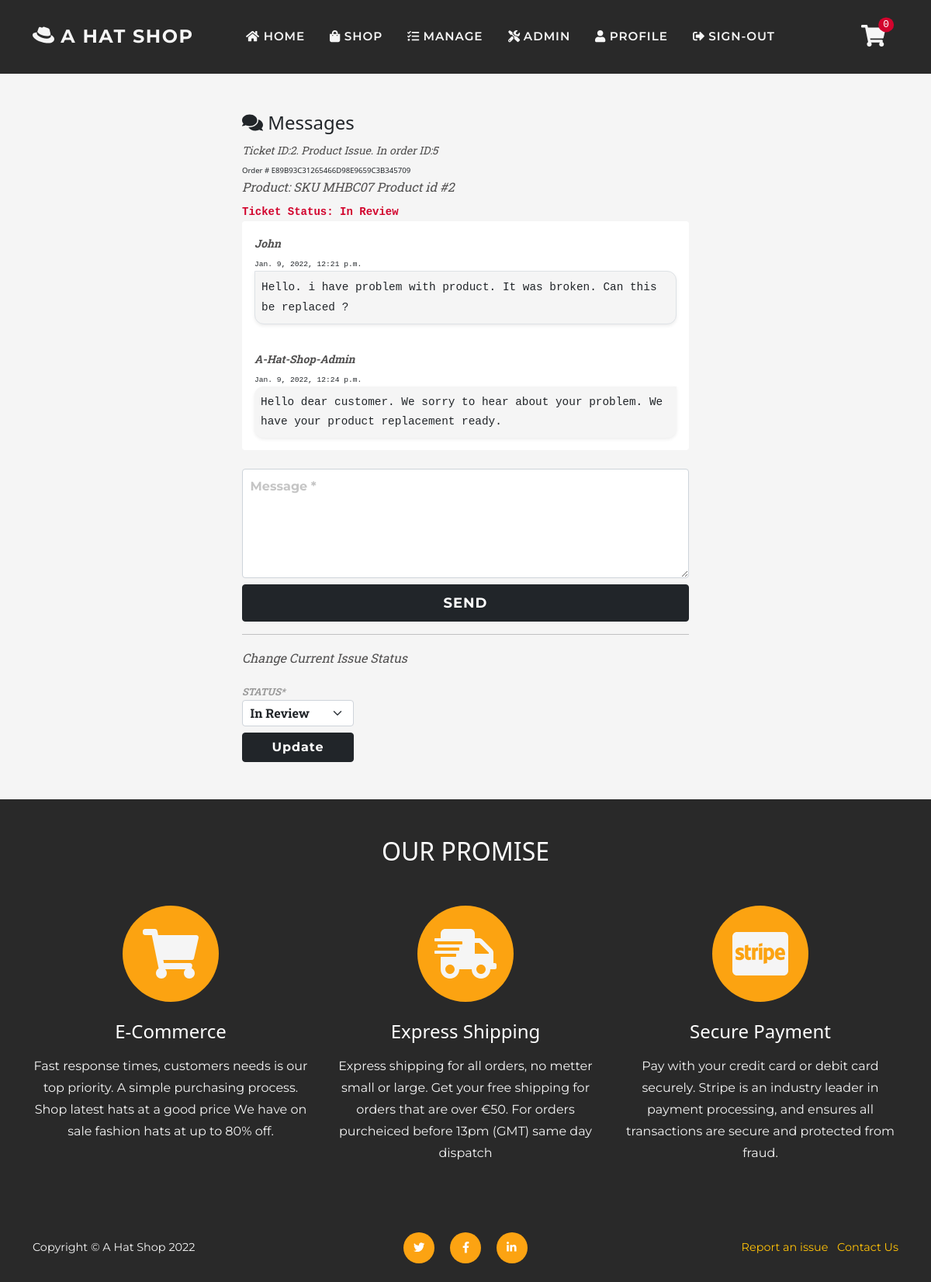
The app's page /support/message/2 (signed in) with its own data.
### support/models.py (models this page shows, shortened)
class CustomerSuport(models.Model):
    SUBMITTED = 'Submitted'
    REVIEW = 'In Review'
    RESOLVED = 'Resolved'
    SELECT = 'Select'
    ORDER = 'Order'
    PRODUCT = 'Product'
    ACCOUNT = 'Account'
    ISSUE_CHOICES = [
        (SELECT, 'Select'),
        (ORDER, 'Order'),
        (PRODUCT, 'Product'),
        (ACCOUNT, 'Account'),
    ]
    STATUS_CHOICES = [
        (SUBMITTED, 'Submitted'),
        (REVIEW, 'In Review'),
        (RESOLVED, 'Resolved'),
    ]
    status = models.CharField(
        max_length=60, default=SUBMITTED,
        choices=STATUS_CHOICES)
    user_profile = models.ForeignKey(
        User, on_delete=models.CASCADE,
        related_name='user_support')
    issue = models.CharField(
        max_length=60, default=SELECT,
        choices=ISSUE_CHOICES)
    message = models.TextField(max_length=500)
    order_line = models.ForeignKey(
        OrderLine, on_delete=models.CASCADE,
        related_name='orderline_support', null=True)
    order = models.ForeignKey(
        Order, on_delete=models.CASCADE,
        related_name='order_support', null=True)
    date = models.DateTimeField(auto_now_add=True)
    def __str__(self):
        return f'Ticket ID:{self.id}.\
        {self.issue} Issue. In order ID:{self.order.id}'

class Message(models.Model):
    thread = models.ForeignKey(
        CustomerSuport, null=False, blank=False,
        on_delete=models.CASCADE, related_name='messages_thread')
    user = models.ForeignKey(
        User, null=False, blank=False,
        on_delete=models.CASCADE, related_name="sender")
    message = models.TextField(max_length=500)
    timestamp = models.DateTimeField(auto_now_add=True)
    unread = models.BooleanField(default=True)

### checkout/models.py (models this page shows, shortened)
class Order(models.Model):
    SUBMITTED = 'Submitted'
    PAYMENT = 'Payment received'
    PROCESSED = 'Proccessed'
    SHIPPED = 'Shipped'
    CANCELLED = 'Cancelled'
    COMPLETED = 'Completed'
    ORDER_STATUS = [
        (SUBMITTED, 'Submitted'),
        (PAYMENT, 'Payment received'),
        (PROCESSED, 'Proccessed'),
        (SHIPPED, 'Shipped'),
        (CANCELLED, 'Cancelled'),
        (COMPLETED, 'Completed'),
    ]
    date = models.DateTimeField(auto_now_add=True)
    status = models.CharField(
        max_length=50, default=SUBMITTED, choices=ORDER_STATUS)
    order_number = models.CharField(
        max_length=32, null=False, editable=False)
    total = models.DecimalField(
        max_digits=10, decimal_places=2, default=0)
    delivery = models.DecimalField(
        max_digits=6, decimal_places=2, default=0)
    items = models.TextField(
        null=False, blank=False, default='')
    stripe_pid = models.CharField(
        max_length=254, null=False, blank=False, default='')
    paid = models.BooleanField(default=False)
    user_profile = models.ForeignKey(
        User, on_delete=models.SET_NULL,
        null=True, blank=True, related_name='orders')
    full_name = models.CharField(max_length=50)
    email = models.EmailField(max_length=50)
    shipping_name = models.CharField(max_length=50)
    address_line_1 = models.CharField(max_length=100)
    address_line_2 = models.CharField(max_length=100, blank=True)
    city = models.CharField(max_length=60)
    county = models.CharField(max_length=60, blank=True)
    postcode = models.CharField(max_length=30, blank=True)
    country = CountryField(blank_label='Country')

class OrderLine(models.Model):
    product = models.ForeignKey(Product, on_delete=models.CASCADE)
    quantity = models.IntegerField(default=1)
    order = models.ForeignKey(Order, on_delete=models.CASCADE,
                              related_name='lineitems')
    product_total = models.DecimalField(
        max_digits=6, decimal_places=2, editable=False, default=0)
    def __str__(self):
        return f'SKU {self.product.sku} Product id #{self.product.id}'

### shop/models.py (models this page shows, shortened)
class Product(models.Model):
    sku = models.CharField(max_length=60)
    category = models.ForeignKey(
        'Category', null=True, blank=True,
        on_delete=models.SET_NULL)
    style = models.CharField(max_length=60)
    color = models.CharField(max_length=60)
    name = models.CharField(max_length=60)
    description = models.TextField(max_length=250)
    price = models.DecimalField(
        max_digits=6, decimal_places=2)
    image = models.ImageField(null=True, blank=True)
    sale = models.BooleanField(default=False)
    sale_price = models.DecimalField(
        max_digits=6, decimal_places=2,
        null=True, blank=True)
    item_count = models.IntegerField(
        blank=False, null=False, default=0)
    rating = models.DecimalField(
        max_digits=6, decimal_places=2,
        null=True, blank=True)
    rating_counter = models.PositiveSmallIntegerField(default=0)

### support/views.py (the view, shortened to what this page needs)
# urls.py: path('message/<issue_id>', views.messages_view, name='messages_view'),
@login_required
def messages_view(request, issue_id):
    issue = get_object_or_404(CustomerSuport, pk=issue_id)
    profile = request.user
    if not profile.is_superuser:
        status_form = None
        if not issue.user_profile == profile:
            messages.error(request, 'Error loading support ticket')
            return redirect(reverse('home'))
    else:
        status_form = IssueStatusForm(
            instance=issue, data=request.POST or None)
    all_messages = Message.objects.all()
    thread_messages = all_messages.filter(thread=issue)
    if 'unread' in request.GET:
        for message in thread_messages:
            message.unread = request.GET['unread']
            message.save()
    form = MessageForm()
    context = {
        'thread_messages': thread_messages,
        'status_form': status_form,
        'issue': issue,
        'form': form,
    }
    return render(request, 'messages/messages.html', context)

### support/forms.py
class IssueStatusForm(forms.ModelForm):
    prefix = 'issue_status'
    class Meta:
        model = CustomerSuport
        fields = ('status',)
    def __init__(self, *args, **kwargs):
        super().__init__(*args, **kwargs)
        for field in self.fields:
            self.fields[field].widget.attrs['class'] = 'py-1'

class MessageForm(forms.ModelForm):
    prefix = 'mesage'
    class Meta:
        model = Message
        fields = ('message',)
    def __init__(self, *args, **kwargs):
        super().__init__(*args, **kwargs)
        for field in self.fields:
            if self.fields[field].required:
                placeholder = f'{self.fields[field].label} *'
            self.fields[field].widget.attrs['placeholder'] = placeholder
            self.fields[field].label = False

### cart/contexts.py (called while the page is built, shortened)
def cart_contents(request):
    cart_items = []
    total = 0
    before = 0
    item_count = 0
    availability = 0
    cart = request.session.get('cart', {})
    if total < 50:
        delivery = total * Decimal(10 / 100)
        free_deivery = 50 * total
    else:
        delivery = 0
        free_deivery = 0
    delivery = round(delivery, 2)
    grand_total = delivery + total
    grand_total = round(grand_total, 2)
    context = {
        'cart_items': cart_items,
        'total': total,
        'before': before,
        'item_count': item_count,
        'delivery': delivery,
        'free_deivery': free_deivery,
        'deivery_treshold': 10,
        'grand_total': grand_total,
    }
    return context

### reviews/contexts.py (called while the page is built)
def review_context(request):
    review_items = ProductReview.objects.all()
    context = {
        'review_items': review_items,
    }
    return context

### support/contexts.py (called while the page is built, shortened)
def message_context(request):
    unread_messages_count = 0
    user_messages = None
    all_messages = Message.objects.all()
    if request.user.is_authenticated:
        profile = request.user
        user_messages = []
        if not request.user.is_superuser:
            if all_messages:
                issues = profile.user_support.all().exclude(status='Resolved')
        else:
            issues = CustomerSuport.objects.all()
        filtered_mesages = all_messages.exclude(
            user=profile).exclude(unread=False)
    context = {
        'unread_messages_count': unread_messages_count,
        'user_messages': user_messages,
    }
    return context

### support/templates/messages/messages.html (shortened to what this page needs)
{% extends 'base.html' %}
{% load static %}
{% load thumbnail %}
{% block page_header %}
<header class="py-5">
</header>
{% endblock %}
{% block content %}
<section class="page-section">
    <div class="container col-12 col-sm-8 col-lg-6">
        <div class="mx-auto element-width">
            <h4 ><i class="fas fa-comments"></i> Messages</h4>
            <div class="mb-2">
                <span class="text-muted small text-italic ">{{ issue }}</span> <br>
                <span class="time">Order # {{ issue.order.order_number }}</span> <br>
                {% if issue.order_line %}
                <span class="p-0 text-muted text-italic">Product: {{ issue.order_line }}</span>
                {% endif %}
            </div>
            {% if issue.status == 'Resolved' %}
            <p class="m-0 text-success fw-bolder small font-monospace">Ticket Status: {{ issue.status }}</p>
            {% else %}
            <p class="m-0 text-danger fw-bolder small font-monospace">Ticket Status: {{ issue.status }}</p>
            {% endif %}
            <div class="messages-body bg-white rounded mb-4 messages">
                {% for message in thread_messages %}
                {% if message.user.is_superuser %}
                <div class="rounded p-3">
                    <span class="m-0 fw-bolder text-muted text-italic text-capitalize small">{{ message.user.username }}
                    </span> <br>
                    <sman class="time font-monospace">{{ message.timestamp }}</span>
                    <div class="text-admin bg-light p-2 shadow-sm">
                        <p class="message mb-0 font-monospace small">{{ message.message }}</p>
                    </div>
                </div>
                {% else %}
                <div class="rounded p-3">
                    <span class="m-0 fw-bolder text-muted text-italic text-capitalize small">{{ message.user.username }}
                    </span> <br>
                    <sman class="time font-monospace">{{ message.timestamp }}</span>
                    <div class="text bg-light p-2 bg-light shadow-sm border">
                        <p class="message mb-0 font-monospace small">{{ message.message }}</p>
                    </div>
                </div>
                {% endif %}
                {% endfor %}
            </div>
            {% include 'includes/forms/message-form.html' %}
            {% include 'includes/forms/status-form.html' %}
        </div>
    </div>
</section>
{% endblock %}

### static/css/base.css (style rules this page uses)
:root { --bs-warning: #fca311; --bs-white: #ffffff; --bs-gray: #292929; --bs-light: #f5f5f5; --bs-dark: #000000; --bs-danger: #d2042d; --bs-success: #6a994e; --bs-primary: #292929; --bs-secondary: #f5f5f5; --bs-primary-rgb: 41, 41, 41; --bs-secondary-rgb: 245, 245, 245; --bs-warning-rgb: 252, 163, 17; --bs-success-rgb: 106, 153, 78; --bs-danger-rgb: 210, 4, 45; --bs-white-rgb: 255, 255, 255; --bs-light-rgb: 245, 245, 245; --bs-dark-rgb: 0, 0, 0; }
.text-muted { color: #504f4f !important; }
.text-italic { font-weight: 400; font-style: italic; font-family: 'Roboto Slab', serif; }
html { scroll-padding-top: 4.5rem; scroll-behavior: smooth; }
body { position: relative; overflow-x: hidden; background-color: #f5f5f5; }
p { line-height: 1.75; }
.text { border-radius: 0 12px 12px 12px; }
.text-admin { border-radius: 12px 0px 12px 12px; }
section, .page-section { padding: 3rem 0; min-height: 50vh; }
@media (min-width: 768px) { section { padding: 6rem 0; } }
.time { font-size: .6rem; }
.message { font-size: .9rem; }

### static/css/forms.css (style rules this page uses)
form .form-group { margin-bottom: .5rem; }
.element-width, form { max-width: 600px; }
.form-control { padding: .6rem; font-weight: 700; }
label { font-size: .8rem; color: #999; font-weight: 700; text-transform: uppercase; }
.form-group textarea { height: 100%; min-height: 3rem; }
@media (min-width: 768px) { .form-group textarea { height: 100%; min-height: 3rem; } }
::placeholder { font-family: "Montserrat", sans-serif; font-weight: 700; color: #c5c5c5 !important; }
.textarea { overflow-y: hidden; }

### records on screen
CustomerSuport: id+issue+order "Ticket ID:2. Product Issue. In order ID:5", order.order_number "E89B93C31265466D98E9659C3B345709", order_line "SKU MHBC07 Product id #2", status "In Review"
Message: user.username "John", timestamp "Jan. 9, 2022, 12:21 p.m.", message "Hello. i have problem with product. It was broken. Can this be replaced ?"
Message: user.username "A-Hat-Shop-Admin", timestamp "Jan. 9, 2022, 12:24 p.m.", message "Hello dear customer. We sorry to hear about your problem. We have your product replacement ready."

### other values on screen
{{ item_count }} "0"
